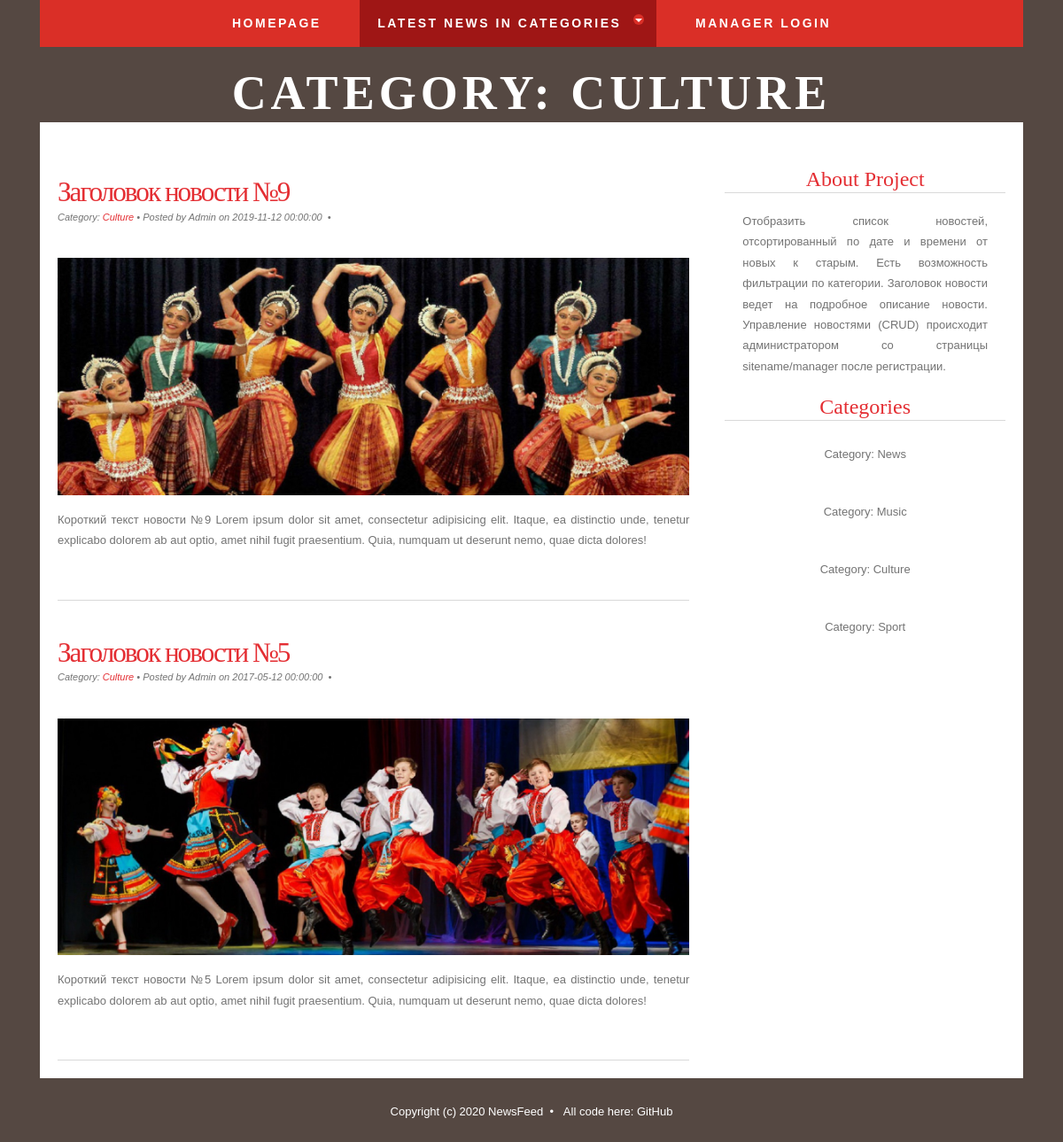
Page /news/Culture on the committed database.
### tables this page shows
CREATE TABLE `news` (
  `id` int(11) NOT NULL,
  `title` varchar(255) NOT NULL,
  `date` datetime NOT NULL DEFAULT CURRENT_TIMESTAMP,
  `short_content` text NOT NULL,
  `content` text NOT NULL,
  `author_name` varchar(255) NOT NULL DEFAULT 'Admin',
  `category` varchar(50) DEFAULT NULL
);

### config/routes.php (called while the page is built)
<?php
return array(
    'user/login' => 'user/login',
    'user/logout' => 'user/logout',
    'manager' => 'manager/index',
    'manager/view' => 'manager/view',
    'manager/create' => 'manager/create',
    'manager/update/([0-9]+)' => 'manager/update/$1',
    'manager/delete/([0-9]+)' => 'manager/delete/$1',
    'news/([A-Za-z]+)' => 'news/category/$1',
    'news/([0-9]+)' => 'news/view/$1',
    'news' => 'news/index',
    '' => 'news/index',
);

### controllers/NewsController.php (called while the page is built, shortened)
<?php
class NewsController {
    public function actionCategory($category) {
        $latestNewsInCategories = News::getLatestNewsInCategories();
        $newsInCategory = News::getNewsInCategory($category);
        require_once(ROOT . '/views/news/category.php');
        return true;
    }
}

### index.php (called while the page is built, shortened)
<?php
require_once(ROOT.'/components/Autoload.php');
$router = new Router();
$router->run();

### components/Autoload.php (called while the page is built, shortened)
<?php
spl_autoload_register(function ($class_name) {
    $array_paths = array(
        '/models/',
        '/components/',
        '/controllers/',
    );
    foreach ($array_paths as $path) {
        $path = ROOT . $path . $class_name . '.php';
    }
});

### models/User.php (called while the page is built, shortened)
<?php
class User {
    public static function isGuest() {
        return true;
    }
}

### models/News.php (called while the page is built, shortened)
<?php
class News {
    public static function getLatestNewsInCategories() {
        $latestNewsInCategories = array();
        $db = Db::getConnection();
        $result = $db->query("SELECT news.id, news.category, news.title, news.date FROM `news` INNER JOIN "
                . "(SELECT MAX(date) as md, category FROM news GROUP BY category) aux ON "
                . "(news.category=aux.category and news.date=aux.md) ORDER BY date DESC");
        $i = 0;
        while ($row = $result->fetch()) {
            $latestNewsInCategories[$i]['id'] = $row['id'];
            $latestNewsInCategories[$i]['category'] = $row['category'];
            $latestNewsInCategories[$i]['title'] = $row['title'];
            $i++;
        }
        return $latestNewsInCategories;
    }
    public static function getNewsInCategory($category) {
        $db = Db::getConnection();
        $sql = 'SELECT id, title, date, author_name, short_content, category FROM news '
                . 'WHERE category = :category ORDER BY date DESC';
        $result = $db->prepare($sql);
        $result->bindParam(':category', $category, PDO::PARAM_STR);
        $result->execute();
        $i = 0;
        $newsInCategory = array();
        while ($row = $result->fetch()) {
            $newsInCategory[$i]['id'] = $row['id'];
            $newsInCategory[$i]['title'] = $row['title'];
            $newsInCategory[$i]['date'] = $row['date'];
            $newsInCategory[$i]['author_name'] = $row['author_name'];
            $newsInCategory[$i]['short_content'] = $row['short_content'];
            $newsInCategory[$i]['category'] = $row['category'];
            $i++;
        }
        return $newsInCategory;
    }
}

### views/news/category.php (the view, shortened to what this page needs)
<!DOCTYPE html>
<html lang="en">
    <head>
        <link href="/template/css/bootstrap.min.css" rel="stylesheet" type="text/css">
        <link href="/template/css/style.css" rel="stylesheet" type="text/css" media="screen">
        <link href="/template/css/menu.css" rel="stylesheet" >
    </head>
    <body>
        <div class="container">
            <div class="header">
                <div class="row">
                    <div class="col-sm-12">
                        <div id="cssmenu" class="align-center">
                            <ul>
                                <li><a href="/">Homepage</a></li>
                                <li class="has-sub active"><a href="#">Latest News IN Categories</a>
                                </li>
                                <?php if (User::isGuest()): ?>
                                    <li><a href="/user/login/">Manager Login</a></li>
                                <?php else: ?>
                                    <li><a href="/user/logout/">Logout</a></li>
                                <?php endif; ?>
                            </ul>
                        </div>
                    </div>
                </div>
                <div class="row" id="wrapper">
                    <div class="col-sm-12">
                        <div id="logo">
                            <h1><a href="/">Category: <?php echo $category ?></a></h1>
                        </div>
                    </div>
                </div>
            </div>
            <div class="content" id="page">
                <div id="page-bgtop">
                    <div id="page-bgbtm">
                        <div class="col-sm-8" id="content">
                            <?php foreach ($newsInCategory as $newsItem): ?>
                                <div class="post">
                                    <h2 class="title"><a href='/news/<?php echo $newsItem['id']; ?>'><?php echo htmlentities($newsItem['title']); ?></a></h2>
                                    <p class="meta">Category: <a href='/news/<?php echo $newsItem['category']; ?>'>
                                            <?php echo $newsItem['category']; ?></a>&nbsp;&bull;&nbsp;Posted by
                                        <?php echo $newsItem['author_name']; ?> on <?php echo $newsItem['date']; ?>
                                        &nbsp;&bull;&nbsp;
                                    <div class="entry">
                                        <p><img src="/template/images/<?php echo $newsItem['id']; ?>.jpg" alt="" /></p>
                                        <p><?php echo htmlentities($newsItem['short_content']); ?></p>
                                    </div>
                                </div>
                            <?php endforeach; ?>
                        </div>
                        <div class="col-sm-4" id="sidebar">
                            <ul>
                                <li>
                                    <h2>About Project</h2>
                                    <p>Отобразить список новостей, отсортированный по дате и времени от новых к старым.
                                        Есть возможность фильтрации по категории. Заголовок новости ведет на подробное
                                        описание новости. Управление новостями (CRUD) происходит администратором со страницы
                                        sitename/manager после регистрации.</p>
                                </li>
                                <li>
                                    <h2>Categories</h2>
                                    <?php foreach ($latestNewsInCategories as $newsCategory): ?>
                                        <ul>
                                            <li><a href='/news/<?php echo $newsCategory['category']; ?>'>Category: <?php echo $newsCategory['category']; ?></a></li>
                                        </ul>
                                    <?php endforeach; ?>
                                </li>
                            </ul>
                        </div>
                        <div style="clear: both;">&nbsp;</div>
                    </div>
                </div>
            </div>
            <footer id="footer">
                <p>Copyright (c) 2020 NewsFeed &nbsp;&bull;&nbsp;&nbsp;&nbsp;All code here: <a href="https://github.com/SavelIV/NewsFeed">GitHub</a></p>
            </footer>
        </div>
    </body>
</html>

### components/Router.php (shortened to what this page needs)
<?php
class Router {
    private $routes;
    public function __construct() {
        $routesPath = ROOT . '/config/routes.php';
        $this->routes = include($routesPath);
    }
    private function getURI() {
        if (!empty($_SERVER['REQUEST_URI'])) {
            return trim($_SERVER['REQUEST_URI'], '/');
        }
    }
    public function run() {
        $uri = $this->getURI();
        foreach ($this->routes as $uriPattern => $path) {
            if (preg_match("~^$uriPattern$~", $uri)) {
                $internalRoute = preg_replace("~^$uriPattern$~", $path, $uri);
                $segments = explode('/', $internalRoute);
                $controllerName = array_shift($segments) . 'Controller';
                $actionName = 'action' . ucfirst(array_shift($segments));
                $parameters = $segments;
                $controllerObject = new $controllerName;
                $result = call_user_func_array(array($controllerObject, $actionName), $parameters);
                if ($result != null) {
                    break;
                }
            }
        }
    }
}

### template/css/style.css (style rules this page uses)
body { height: 100%; margin: 0; padding: 0; display: flex; flex-direction: column; background: #554842; font-family: Arial, Helvetica, sans-serif; font-size: 13px; color: #737373; }
h1, h2, h3 { margin: 0; padding: 0; font-family: 'Arvo', serif; font-weight: normal; color: #FFA800; }
h1 { font-size: 2em; }
h2 { font-size: 2.4em; }
p, ul, ol { margin-top: 0; line-height: 180%; }
a { text-decoration: none; color: #E42E33; }
img { width: 100%; height: auto; }
#wrapper { margin: 0 auto; padding: 0; }
#logo { margin: 0px auto; padding: 20px 0px 0px 0px; color: #FFFFFF; }
#logo h1, #logo p { display: block; margin: 0; padding: 0; }
#logo h1 { margin: 0px; letter-spacing: 5px; text-align: center; text-transform: uppercase; font-size: 54px; font-weight: bold; color: #FFFFFF; }
#logo h1 a { color: #FFFFFF; }
#logo a { border: none; background: none; text-decoration: none; color: #FFFFFF; }
#page { margin: 0 auto; padding: 0; background-color: #FFFFFF; }
#page-bgbtm { margin: 0px; padding: 20px 20px 0px 20px; }
#content { float: left; padding: 0px 0px 0px 0px; }
.post { clear: both; padding: 30px 0px; border-bottom: 1px solid #D9D9D9; }
.post .title { padding-top: 10px; letter-spacing: -2px; }
.post .title a { border: none; color: #E42E33; }
.post .meta { padding-bottom: 10px; text-align: left; font-family: Arial, Helvetica, sans-serif; font-size: 11px; font-style: italic; }
.post .entry { text-align: justify; margin-bottom: 25px; padding: 10px 0px 0px 0px; }
#sidebar { float: right; padding: 30px 0px 0px 40px; }
#sidebar ul { margin: 0; padding: 0; list-style: none; }
#sidebar li { margin: 0; padding: 0; }
#sidebar li ul { margin: 0px 15px; padding-bottom: 30px; }
#sidebar li li { text-align: center; line-height: 35px; }
#sidebar h2 { text-align: center; margin-bottom: 20px; border-bottom: 1px solid #D9D9D9; font-size: 24px; color: #E42E33; }
#sidebar p { margin: 0 0px; padding: 0px 20px 20px 20px; text-align: justify; }
#sidebar a { border: none; color: #737373; }
#footer { overflow: hidden; margin: 0px auto 40px auto; font-family: Arial, Helvetica, sans-serif; }
#footer p { display: block; padding: 30px 0px; line-height: normal; text-align: center; color: #FFFFFF; }
#footer a { color: #FFFFFF; }

### template/css/menu.css (style rules this page uses)
#cssmenu { background: #DA2F27; width: auto; padding: 0; line-height: 1; display: block; position: relative; font-family: 'Cabin', sans-serif; z-index: 9999; }
#cssmenu ul { list-style: none; margin: 0; padding: 0; display: block; }
#cssmenu ul:after, #cssmenu:after { content: " "; display: block; font-size: 0; height: 0; clear: both; visibility: hidden; }
#cssmenu ul li { margin: 0 10px; padding: 0; display: block; position: relative; }
#cssmenu ul li a { text-decoration: none; display: block; margin: 0; -webkit-transition: color .2s ease; -moz-transition: color .2s ease; -ms-transition: color .2s ease; -o-transition: color .2s ease; transition: color .2s ease; -webkit-box-sizing: border-box; -moz-box-sizing: border-box; box-sizing: border-box; }
#cssmenu > ul > li { float: left; }
#cssmenu.align-center > ul > li { float: none; display: inline-block; }
#cssmenu.align-center > ul { text-align: center; }
#cssmenu > ul > li:after { content: ""; display: block; position: absolute; width: 100%; height: 0; top: 0; z-index: 0; background: #9F1615; -webkit-transition: height .2s; -moz-transition: height .2s; -ms-transition: height .2s; -o-transition: height .2s; transition: height .2s; }
#cssmenu > ul > li.has-sub > a { padding-right: 40px; }
#cssmenu > ul > li.has-sub > a:after { display: block; content: ""; background: #9F1615; height: 12px; width: 12px; position: absolute; border-radius: 13px; right: 14px; top: 16px; }
#cssmenu > ul > li.has-sub > a:before { display: block; content: ""; border: 4px solid transparent; border-top-color: #333; z-index: 2; height: 0; width: 0; position: absolute; right: 16px; top: 21px; }
#cssmenu > ul > li > a { color: #fff; padding: 15px 20px; font-weight: 600; letter-spacing: 2.5px; text-transform: uppercase; font-size: 14px; z-index: 2; position: relative; }
#cssmenu > ul > li:hover:after, #cssmenu > ul > li.active:after { height: 100%; }
#cssmenu > ul > li:hover > a, #cssmenu > ul > li.active > a { color: #fff; }
#cssmenu > ul > li:hover > a:after, #cssmenu > ul > li.active > a:after { background: #DA2F27; }
#cssmenu > ul > li:hover > a:before, #cssmenu > ul > li.active > a:before { border-top-color: #ffffff; }
#cssmenu > ul > li > a { display: block; }
#cssmenu > ul > li { width: auto; }

### rows in the picture
news: title "Заголовок новости №9", category "Culture", author_name "Admin", date "2019-11-12 00:00:00", shows a picture, short_content "Короткий текст новости №9 Lorem ipsum dolor sit amet, consectetur adipisicing elit. Itaque, ea distinctio unde, tenetur explicabo dolorem ab aut optio, amet nihil fugit praesentium. Quia, numquam ut deserunt nemo, quae dicta dolores!"
news: title "Заголовок новости №5", category "Culture", author_name "Admin", date "2017-05-12 00:00:00", shows a picture, short_content "Короткий текст новости №5 Lorem ipsum dolor sit amet, consectetur adipisicing elit. Itaque, ea distinctio unde, tenetur explicabo dolorem ab aut optio, amet nihil fugit praesentium. Quia, numquam ut deserunt nemo, quae dicta dolores!"
news: category "News"
news: category "Music"
news: category "Sport"

### other values in the picture
$newsCategory['category'] "Culture"
